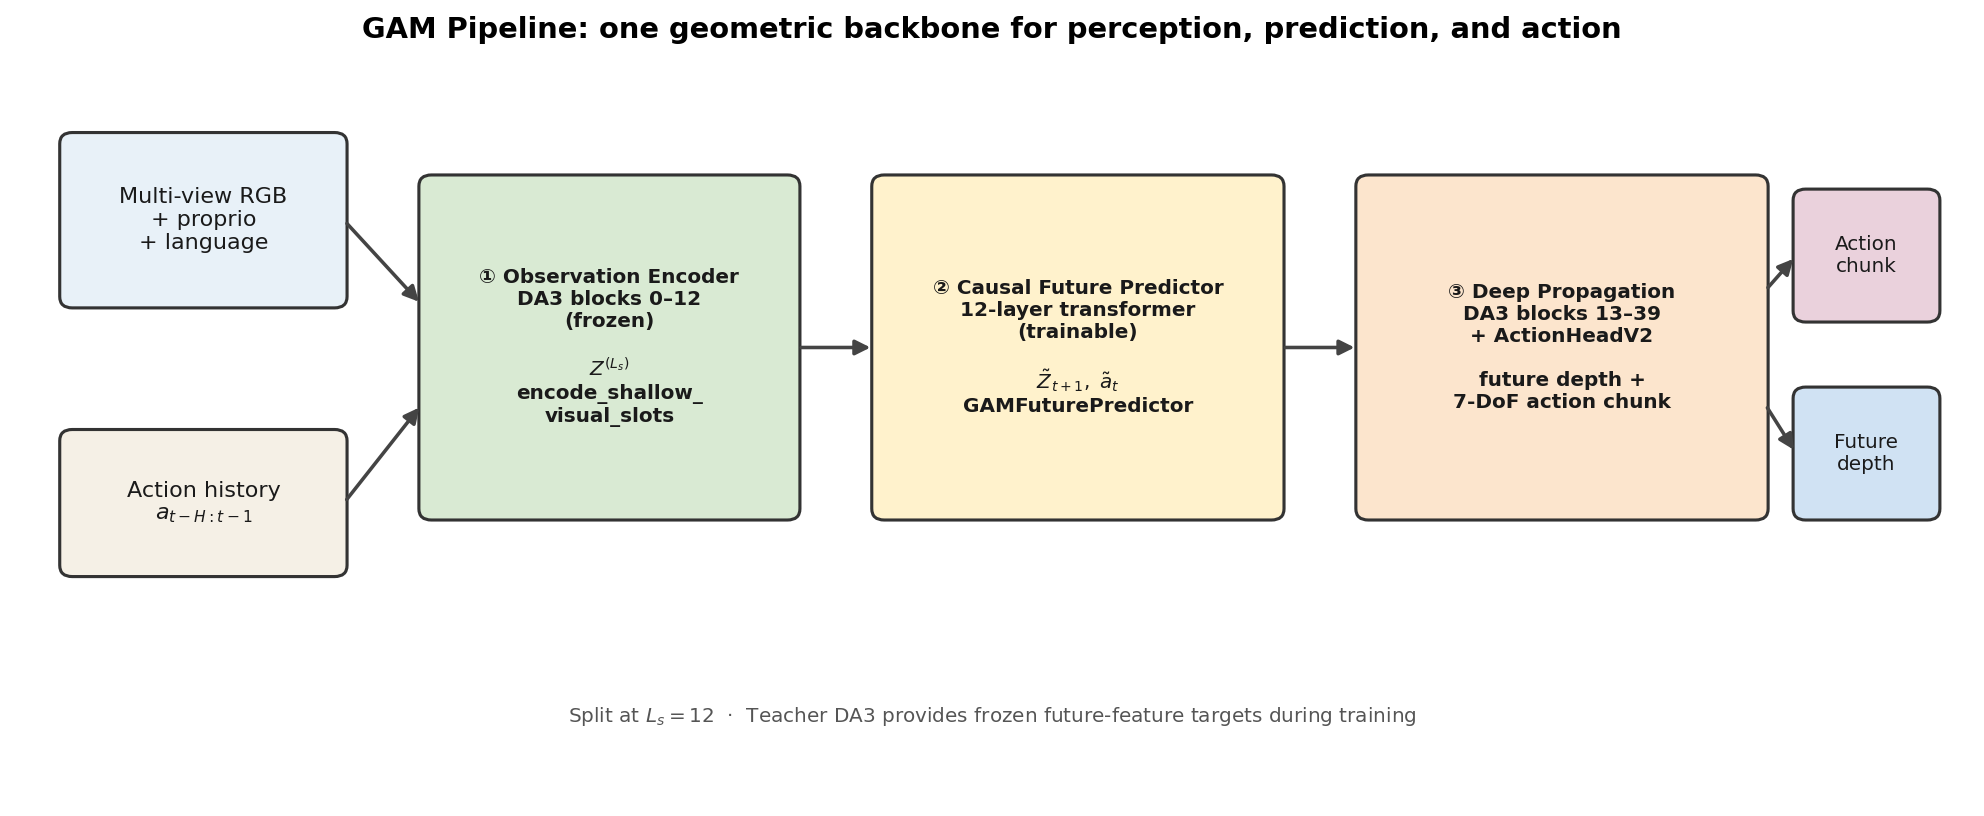

Write Python code to recreate this figure.
#!/usr/bin/env python3
"""Draw GAM three-stage pipeline overview for the paper note."""

from pathlib import Path

import matplotlib.pyplot as plt
from matplotlib.patches import FancyBboxPatch, FancyArrowPatch

OUT = Path(__file__).with_name("pipeline_overview.png")


def box(ax, xy, w, h, text, fc, ec="#333333", fontsize=10, weight="normal"):
    x, y = xy
    patch = FancyBboxPatch(
        (x, y),
        w,
        h,
        boxstyle="round,pad=0.02,rounding_size=0.08",
        linewidth=1.4,
        facecolor=fc,
        edgecolor=ec,
    )
    ax.add_patch(patch)
    ax.text(
        x + w / 2,
        y + h / 2,
        text,
        ha="center",
        va="center",
        fontsize=fontsize,
        fontweight=weight,
        color="#1a1a1a",
        wrap=True,
    )


def arrow(ax, start, end):
    ax.add_patch(
        FancyArrowPatch(
            start,
            end,
            arrowstyle="-|>",
            mutation_scale=14,
            linewidth=1.6,
            color="#444444",
        )
    )


def main():
    fig, ax = plt.subplots(figsize=(12.5, 5.2), dpi=160)
    ax.set_xlim(0, 12.5)
    ax.set_ylim(0, 5.2)
    ax.axis("off")
    ax.set_title(
        "GAM Pipeline: one geometric backbone for perception, prediction, and action",
        fontsize=13,
        fontweight="bold",
        pad=12,
    )

    # Inputs
    box(ax, (0.3, 3.5), 1.8, 1.2, "Multi-view RGB\n+ proprio\n+ language", "#E8F1F8")
    box(ax, (0.3, 1.6), 1.8, 1.0, "Action history\n$a_{t-H:t-1}$", "#F5F0E6")

    # Stage 1
    box(
        ax,
        (2.6, 2.0),
        2.4,
        2.4,
        "① Observation Encoder\nDA3 blocks 0–12\n(frozen)\n\n$Z^{(L_s)}$\nencode_shallow_\nvisual_slots",
        "#D9EAD3",
        weight="bold",
        fontsize=9,
    )

    # Stage 2
    box(
        ax,
        (5.5, 2.0),
        2.6,
        2.4,
        "② Causal Future Predictor\n12-layer transformer\n(trainable)\n\n$\\tilde Z_{t+1},\\;\\tilde a_t$\nGAMFuturePredictor",
        "#FFF2CC",
        weight="bold",
        fontsize=9,
    )

    # Stage 3
    box(
        ax,
        (8.6, 2.0),
        2.6,
        2.4,
        "③ Deep Propagation\nDA3 blocks 13–39\n+ ActionHeadV2\n\nfuture depth +\n7-DoF action chunk",
        "#FCE5CD",
        weight="bold",
        fontsize=9,
    )

    # Outputs
    box(ax, (11.4, 3.4), 0.9, 0.9, "Action\nchunk", "#EAD1DC", fontsize=9)
    box(ax, (11.4, 2.0), 0.9, 0.9, "Future\ndepth", "#D0E2F3", fontsize=9)

    arrow(ax, (2.1, 4.1), (2.6, 3.5))
    arrow(ax, (2.1, 2.1), (2.6, 2.8))
    arrow(ax, (5.0, 3.2), (5.5, 3.2))
    arrow(ax, (8.1, 3.2), (8.6, 3.2))
    arrow(ax, (11.2, 3.6), (11.4, 3.85))
    arrow(ax, (11.2, 2.8), (11.4, 2.45))

    ax.text(
        6.25,
        0.55,
        "Split at $L_s=12$  ·  Teacher DA3 provides frozen future-feature targets during training",
        ha="center",
        fontsize=9,
        color="#555555",
    )

    fig.tight_layout()
    fig.savefig(OUT, bbox_inches="tight", facecolor="white")
    plt.close(fig)
    print(f"Wrote {OUT}")


if __name__ == "__main__":
    main()
